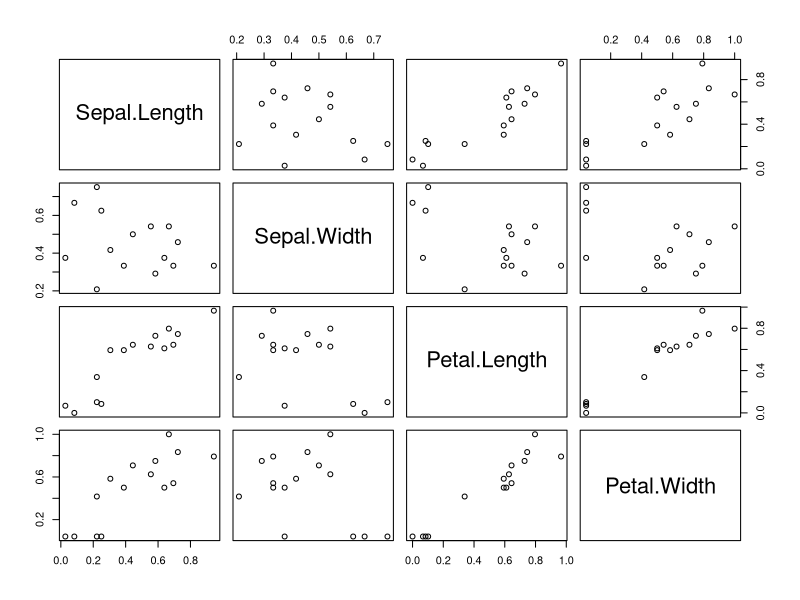
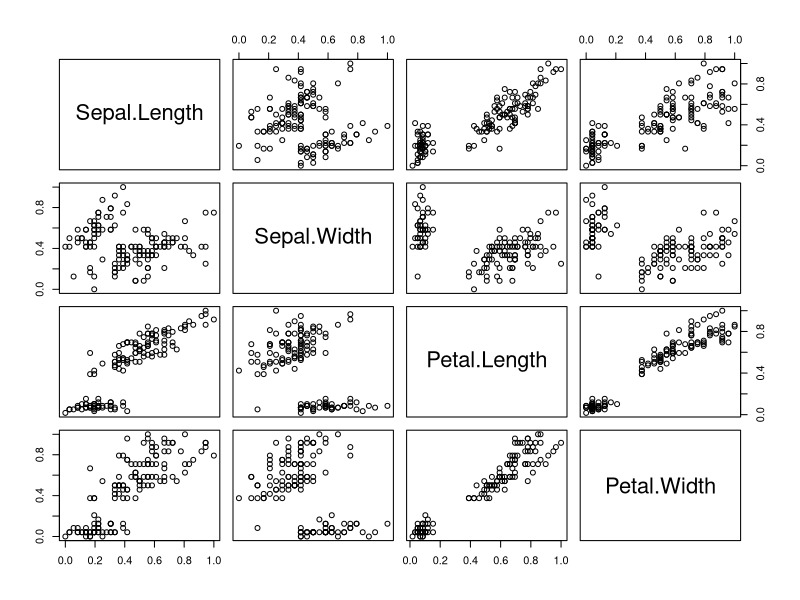
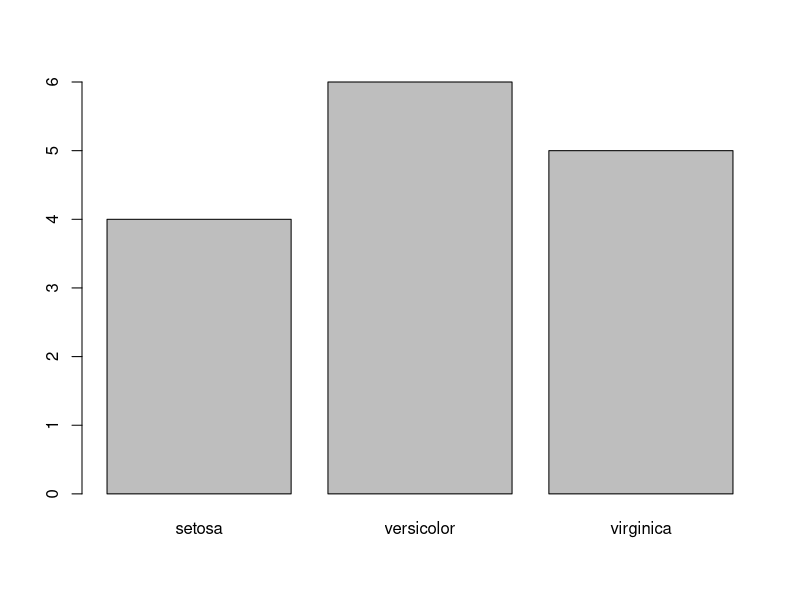
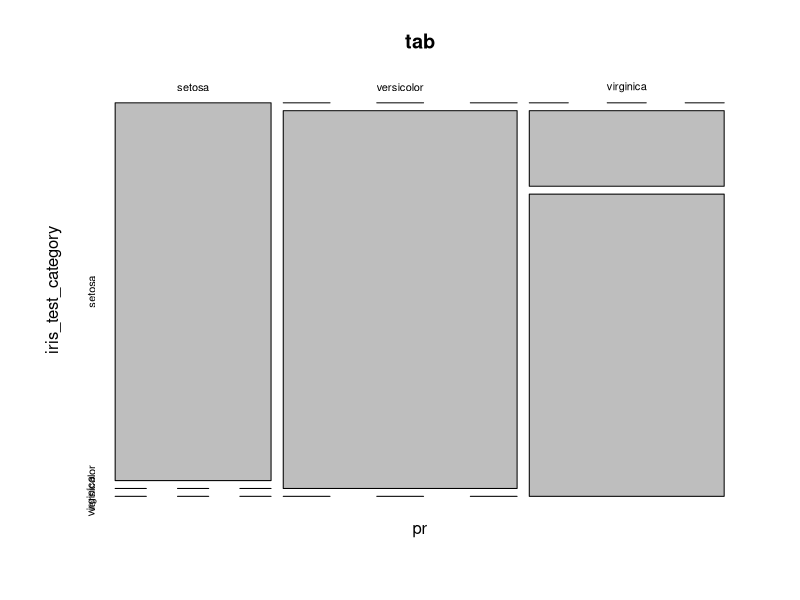
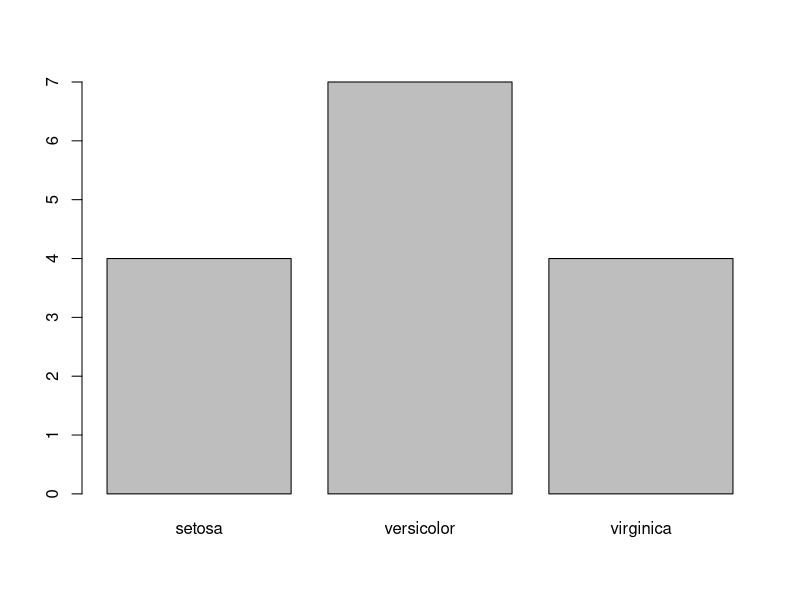
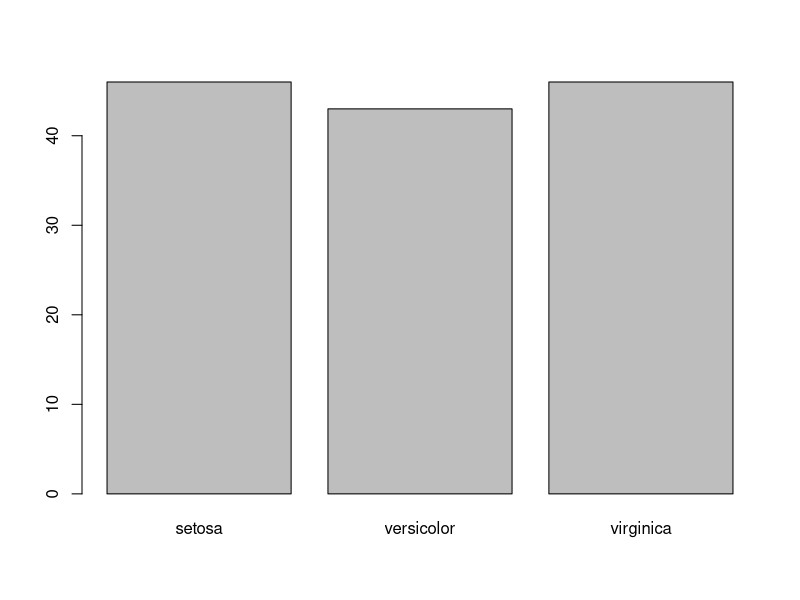

The R source for these figures, in order:
# Libraries
library(caret)
library(pROC)
library(mlbench)

#load data
df <- data(iris) 

# see the studcture
head(iris) 

#Generate a random number that is 90% of the total number of rows in dataset.
ran <- sample(1:nrow(iris), 0.9 * nrow(iris)) 

#the normalization function is created
nor <-function(x) { (x -min(x))/(max(x)-min(x))   }

#Run nomalization on first 4 coulumns of dataset because they are the predictors
iris_norm <- as.data.frame(lapply(iris[,c(1,2,3,4)], nor))

summary(iris_norm)

#extract training set
iris_train <- iris_norm[ran,] 

#extract testing set
iris_test <- iris_norm[-ran,] 

#extract 5th column of train dataset because it will be used as 'cl' argument in knn function.
iris_target_category <- iris[ran,5]

#extract 5th column if test dataset to measure the accuracy
iris_test_category <- iris[-ran,5]

#load the package class
library(class)

#run knn function
pr <- knn(iris_train,iris_test,cl=iris_target_category,k=5)
print(pr,digits = 3)

#create confusion matrix
tab <- table(pr,iris_test_category)
print(tab,digits = 3)

#this function divides the correct predictions by total number of predictions that tell us how accurate teh model is.
accuracy <- function(x){sum(diag(x)/(sum(rowSums(x)))) * 100}
accuracy(tab)

#Cross Table
library(gmodels)
CrossTable(x = iris_test_category, y = pr, prop.chisq=FALSE)

#plot
plot(iris_test)
plot(iris_train)
plot(pr)
plot(tab)
plot(iris_test_category)
plot(iris_target_category)
